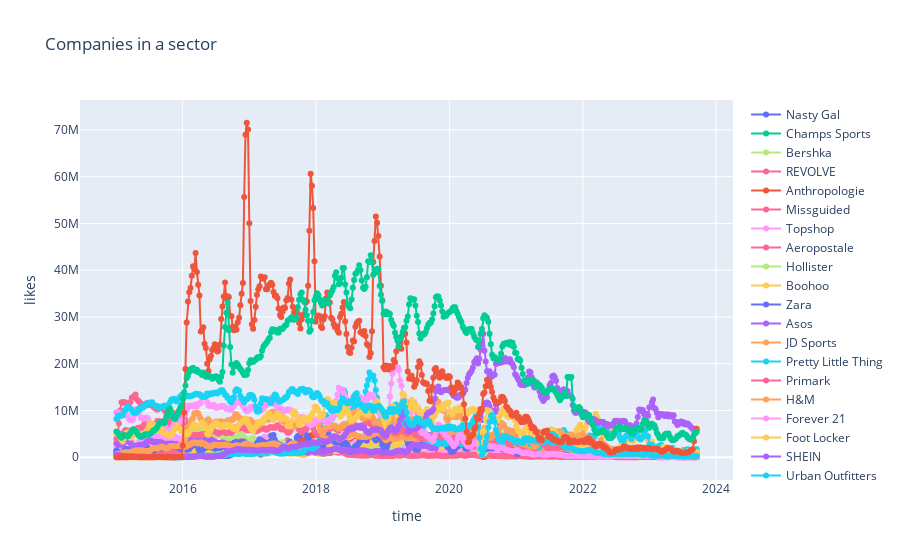

The notebook cell saved with this chart:
### Code cell
# dig deeper into the sector and rank the companies
col = 'likes'

secname = 'Apparel Retail'
secdf = data[data['compset_group'] == secname]

highfeat = data.groupby(by='business_entity_doing_business_as_name').mean()
highfeat.reset_index(inplace=True)
highfeat = highfeat.sort_values(by=col)
highfeat = highfeat[highfeat[col] > 1e6].copy()
corp_names = [x for x in highfeat['business_entity_doing_business_as_name'].unique() if x!='All Brands']
# corp_names = ['SHEIN']
display(highfeat)

traces = []
print(len(corp_names))
for ent in corp_names:
    print(ent)
    corp = secdf[secdf['business_entity_doing_business_as_name'] == ent].copy()
    corp = corp.sort_values(by='period_end_date')
    corp.reset_index(drop=True, inplace=True)

    trace = go.Scatter(
        x=corp['period_end_date'],
        y=corp[col],
        mode='lines+markers',
        name=ent  # Use column name as trace name
    )
    traces.append(trace)

    # Create layout
    layout = go.Layout(
        title='Companies in a sector',
        xaxis=dict(title='time'),
        yaxis=dict(title=col)
    )


# Create figure
fig = go.Figure(data=traces, layout=layout)

# Show plot
fig.show()

### Figure 1 — Plotly figure (JSON) as saved in the notebook; plotly's stock layout.template omitted (floating-point values rounded to 4 significant figures; data arrays with more than 128 entries replaced by an {"elided": "..."} marker saying what was removed)
{"data": [{"mode": "lines+markers", "name": "Nasty Gal", "type": "scatter", "x": {"elided": "455 str values"}, "y": {"elided": "455 int values"}}, {"mode": "lines+markers", "name": "Dior Beauty", "type": "scatter", "x": [], "y": []}, {"mode": "lines+markers", "name": "Champs Sports", "type": "scatter", "x": {"elided": "455 str values"}, "y": {"elided": "455 int values"}}, {"mode": "lines+markers", "name": "Balenciaga", "type": "scatter", "x": [], "y": []}, {"mode": "lines+markers", "name": "L'Oreal Paris", "type": "scatter", "x": [], "y": []}, {"mode": "lines+markers", "name": "Bulgari", "type": "scatter", "x": [], "y": []}, {"mode": "lines+markers", "name": "Billabong", "type": "scatter", "x": [], "y": []}, {"mode": "lines+markers", "name": "Bershka", "type": "scatter", "x": {"elided": "455 str values"}, "y": {"elided": "455 int values"}}, {"mode": "lines+markers", "name": "Rolex", "type": "scatter", "x": [], "y": []}, {"mode": "lines+markers", "name": "Hublot", "type": "scatter", "x": [], "y": []}, {"mode": "lines+markers", "name": "Dr. Martens", "type": "scatter", "x": [], "y": []}, {"mode": "lines+markers", "name": "e.l.f.", "type": "scatter", "x": [], "y": []}, {"mode": "lines+markers", "name": "Christian Louboutin", "type": "scatter", "x": [], "y": []}, {"mode": "lines+markers", "name": "Under Armour", "type": "scatter", "x": [], "y": []}, {"mode": "lines+markers", "name": "Alo Yoga", "type": "scatter", "x": [], "y": []}, {"mode": "lines+markers", "name": "Balmain", "type": "scatter", "x": [], "y": []}, {"mode": "lines+markers", "name": "REVOLVE", "type": "scatter", "x": {"elided": "433 str values"}, "y": {"elided": "433 int values"}}, {"mode": "lines+markers", "name": "Monster Energy", "type": "scatter", "x": [], "y": []}, {"mode": "lines+markers", "name": "Savage X Fenty", "type": "scatter", "x": [], "y": []}, {"mode": "lines+markers", "name": "Armani", "type": "scatter", "x": [], "y": []}, {"mode": "lines+markers", "name": "Burberry", "type": "scatter", "x": [], "y": []}, {"mode": "lines+markers", "name": "Anthropologie", "type": "scatter", "x": {"elided": "455 str values"}, "y": {"elided": "455 int values"}}, {"mode": "lines+markers", "name": "Tommy Hilfiger", "type": "scatter", "x": [], "y": []}, {"mode": "lines+markers", "name": "McDonald's", "type": "scatter", "x": [], "y": []}, {"mode": "lines+markers", "name": "Fendi", "type": "scatter", "x": [], "y": []}, {"mode": "lines+markers", "name": "Tiffany & Co.", "type": "scatter", "x": [], "y": []}, {"mode": "lines+markers", "name": "Missguided", "type": "scatter", "x": {"elided": "455 str values"}, "y": {"elided": "455 int values"}}, {"mode": "lines+markers", "name": "Pandora", "type": "scatter", "x": [], "y": []}, {"mode": "lines+markers", "name": "Topshop", "type": "scatter", "x": {"elided": "455 str values"}, "y": {"elided": "455 int values"}}, {"mode": "lines+markers", "name": "Alexander McQueen", "type": "scatter", "x": [], "y": []}, {"mode": "lines+markers", "name": "Supreme", "type": "scatter", "x": [], "y": []}, {"mode": "lines+markers", "name": "Michael Kors", "type": "scatter", "x": [], "y": []}, {"mode": "lines+markers", "name": "Bath & Body Works", "type": "scatter", "x": [], "y": []}, {"mode": "lines+markers", "name": "Ralph Lauren", "type": "scatter", "x": [], "y": []}, {"mode": "lines+markers", "name": "Valentino", "type": "scatter", "x": [], "y": []}, {"mode": "lines+markers", "name": "Daniel Wellington", "type": "scatter", "x": [], "y": []}, {"mode": "lines+markers", "name": "Aeropostale", "type": "scatter", "x": {"elided": "455 str values"}, "y": {"elided": "455 int values"}}, {"mode": "lines+markers", "name": "Hollister", "type": "scatter", "x": {"elided": "455 str values"}, "y": {"elided": "455 int values"}}, {"mode": "lines+markers", "name": "Prada", "type": "scatter", "x": [], "y": []}, {"mode": "lines+markers", "name": "Boohoo", "type": "scatter", "x": {"elided": "455 str values"}, "y": {"elided": "455 int values"}}, {"mode": "lines+markers", "name": "Zara", "type": "scatter", "x": {"elided": "455 str values"}, "y": {"elided": "455 int values"}}, {"mode": "lines+markers", "name": "Gymshark", "type": "scatter", "x": [], "y": []}, {"mode": "lines+markers", "name": "Urban Decay Cosmetics", "type": "scatter", "x": [], "y": []}, {"mode": "lines+markers", "name": "Asos", "type": "scatter", "x": {"elided": "455 str values"}, "y": {"elided": "455 int values"}}, {"mode": "lines+markers", "name": "JD Sports", "type": "scatter", "x": {"elided": "455 str values"}, "y": {"elided": "455 int values"}}, {"mode": "lines+markers", "name": "Funko", "type": "scatter", "x": [], "y": []}, {"mode": "lines+markers", "name": "Maybelline", "type": "scatter", "x": [], "y": []}, {"mode": "lines+markers", "name": "Puma", "type": "scatter", "x": [], "y": []}, {"mode": "lines+markers", "name": "Tarte Cosmetics", "type": "scatter", "x": [], "y": []}, {"mode": "lines+markers", "name": "Chanel", "type": "scatter", "x": [], "y": []}, {"mode": "lines+markers", "name": "Off-White", "type": "scatter", "x": [], "y": []}, {"mode": "lines+markers", "name": "Too Faced", "type": "scatter", "x": [], "y": []}, {"mode": "lines+markers", "name": "Calvin Klein", "type": "scatter", "x": [], "y": []}, {"mode": "lines+markers", "name": "Dolce & Gabbana", "type": "scatter", "x": [], "y": []}, {"mode": "lines+markers", "name": "Versace", "type": "scatter", "x": [], "y": []}, {"mode": "lines+markers", "name": "Pretty Little Thing", "type": "scatter", "x": {"elided": "416 str values"}, "y": {"elided": "416 int values"}}, {"mode": "lines+markers", "name": "Primark", "type": "scatter", "x": {"elided": "455 str values"}, "y": {"elided": "455 int values"}}, {"mode": "lines+markers", "name": "Benefit", "type": "scatter", "x": [], "y": []}, {"mode": "lines+markers", "name": "Morphe", "type": "scatter", "x": [], "y": []}, {"mode": "lines+markers", "name": "Starwars", "type": "scatter", "x": [], "y": []}, {"mode": "lines+markers", "name": "NYX", "type": "scatter", "x": [], "y": []}, {"mode": "lines+markers", "name": "ColourPop", "type": "scatter", "x": [], "y": []}, {"mode": "lines+markers", "name": "Starbucks", "type": "scatter", "x": [], "y": []}, {"mode": "lines+markers", "name": "Vans", "type": "scatter", "x": [], "y": []}, {"mode": "lines+markers", "name": "H&M", "type": "scatter", "x": {"elided": "455 str values"}, "y": {"elided": "455 int values"}}, {"mode": "lines+markers", "name": "Louis Vuitton", "type": "scatter", "x": [], "y": []}, {"mode": "lines+markers", "name": "Sephora", "type": "scatter", "x": [], "y": []}, {"mode": "lines+markers", "name": "MAC Cosmetics", "type": "scatter", "x": [], "y": []}, {"mode": "lines+markers", "name": "Forever 21", "type": "scatter", "x": {"elided": "455 str values"}, "y": {"elided": "455 int values"}}, {"mode": "lines+markers", "name": "Foot Locker", "type": "scatter", "x": {"elided": "455 str values"}, "y": {"elided": "455 int values"}}, {"mode": "lines+markers", "name": "Dior", "type": "scatter", "x": [], "y": []}, {"mode": "lines+markers", "name": "Gucci", "type": "scatter", "x": [], "y": []}, {"mode": "lines+markers", "name": "Fenty Beauty", "type": "scatter", "x": [], "y": []}, {"mode": "lines+markers", "name": "SHEIN", "type": "scatter", "x": {"elided": "455 str values"}, "y": {"elided": "455 int values"}}, {"mode": "lines+markers", "name": "Red Bull", "type": "scatter", "x": [], "y": []}, {"mode": "lines+markers", "name": "Urban Outfitters", "type": "scatter", "x": {"elided": "455 str values"}, "y": {"elided": "455 int values"}}, {"mode": "lines+markers", "name": "Anastasia Beverly Hills", "type": "scatter", "x": [], "y": []}, {"mode": "lines+markers", "name": "Nike", "type": "scatter", "x": [], "y": []}, {"mode": "lines+markers", "name": "Adidas", "type": "scatter", "x": [], "y": []}, {"mode": "lines+markers", "name": "Disney", "type": "scatter", "x": [], "y": []}, {"mode": "lines+markers", "name": "Kylie Cosmetics", "type": "scatter", "x": [], "y": []}, {"mode": "lines+markers", "name": "Victoria's Secret", "type": "scatter", "x": {"elided": "455 str values"}, "y": {"elided": "455 int values"}}, {"mode": "lines+markers", "name": "Fashion Nova", "type": "scatter", "x": {"elided": "455 str values"}, "y": {"elided": "455 int values"}}, {"mode": "lines+markers", "name": "MARVEL", "type": "scatter", "x": [], "y": []}], "layout": {"title": {"text": "Companies in a sector"}, "xaxis": {"title": {"text": "time"}}, "yaxis": {"title": {"text": "likes"}}}}
